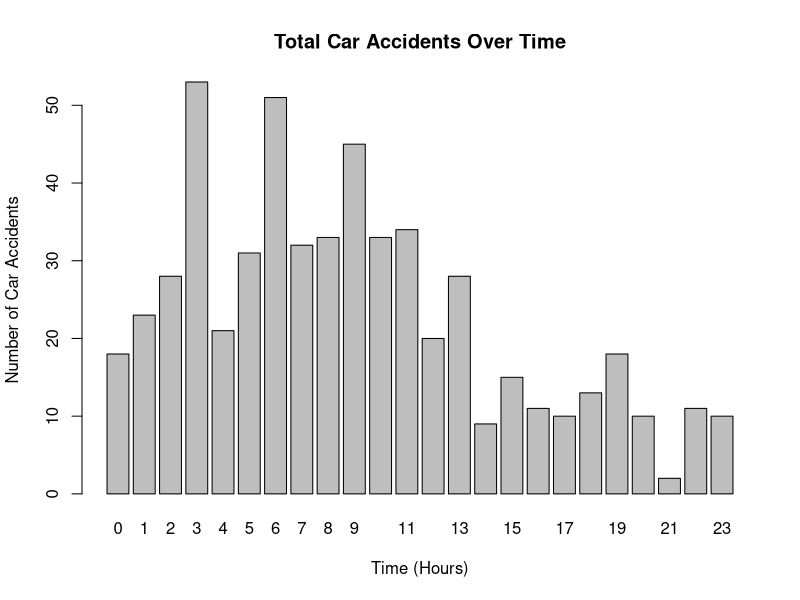
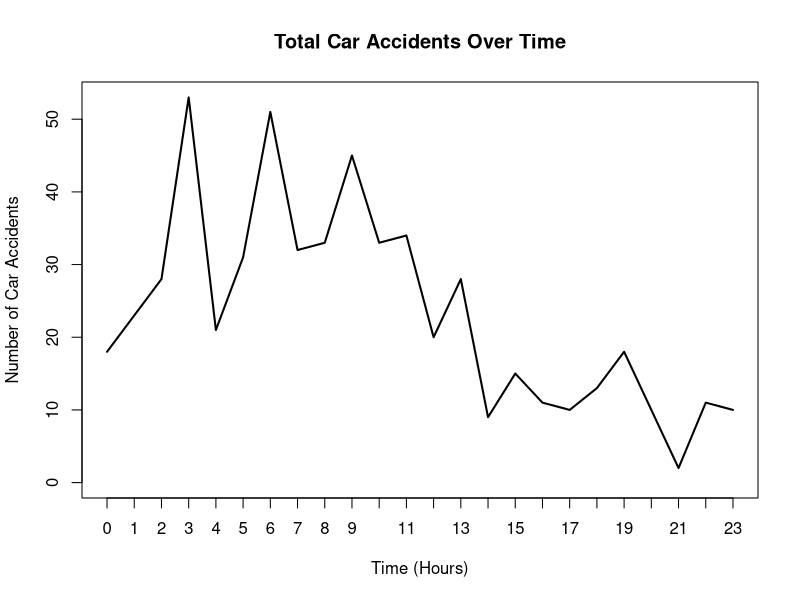

Reproduce these figures in R, in order.
mydata = read.csv("highway0_rain1_visibility7.csv")

hour = mydata$Hour

hour <- table(hour)
barplot(hour, ylab = "Number of Car Accidents", xlab = "Time (Hours)", main = "Total Car Accidents Over Time")
plot(hour, type = "l", ylab = "Number of Car Accidents", xlab = "Time (Hours)", main = "Total Car Accidents Over Time")
